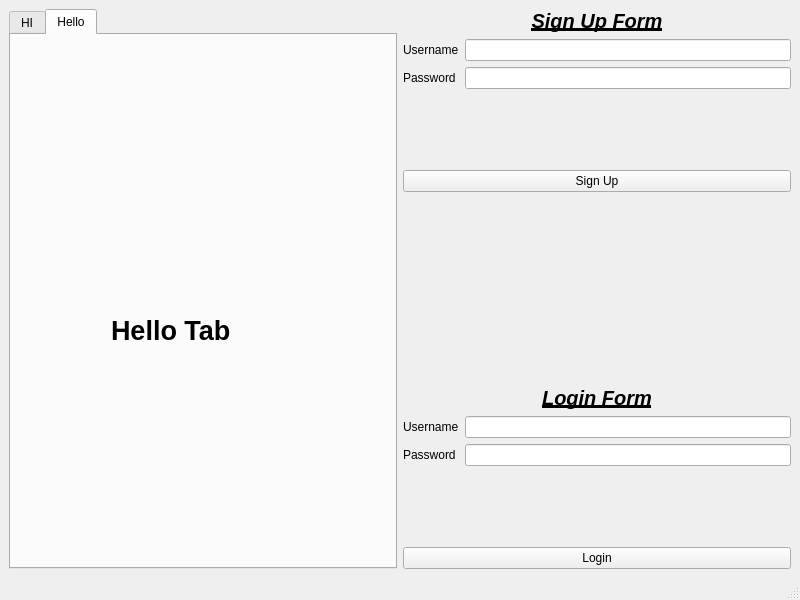
<?xml version="1.0" encoding="UTF-8"?>
<ui version="4.0">
 <class>MainWindow</class>
 <widget class="QMainWindow" name="MainWindow">
  <property name="geometry">
   <rect>
    <x>0</x>
    <y>0</y>
    <width>800</width>
    <height>600</height>
   </rect>
  </property>
  <property name="windowTitle">
   <string>MainWindow</string>
  </property>
  <widget class="QWidget" name="centralwidget">
   <layout class="QGridLayout" name="gridLayout">
    <item row="2" column="2">
     <layout class="QVBoxLayout" name="verticalLayout_3">
      <item>
       <layout class="QFormLayout" name="formLayout_2">
        <item row="1" column="0">
         <widget class="QLabel" name="label_3">
          <property name="text">
           <string>Username</string>
          </property>
         </widget>
        </item>
        <item row="1" column="1">
         <widget class="QLineEdit" name="lineEdit_3"/>
        </item>
        <item row="2" column="0">
         <widget class="QLabel" name="label_4">
          <property name="text">
           <string>Password</string>
          </property>
         </widget>
        </item>
        <item row="2" column="1">
         <widget class="QLineEdit" name="lineEdit_4"/>
        </item>
        <item row="0" column="0" colspan="2">
         <widget class="QLabel" name="label_8">
          <property name="font">
           <font>
            <pointsize>15</pointsize>
            <italic>true</italic>
            <bold>true</bold>
            <underline>true</underline>
           </font>
          </property>
          <property name="text">
           <string>Login Form</string>
          </property>
          <property name="alignment">
           <set>Qt::AlignCenter</set>
          </property>
         </widget>
        </item>
       </layout>
      </item>
      <item>
       <widget class="QPushButton" name="pushButton">
        <property name="text">
         <string>Login</string>
        </property>
       </widget>
      </item>
     </layout>
    </item>
    <item row="1" column="2">
     <spacer name="verticalSpacer">
      <property name="orientation">
       <enum>Qt::Vertical</enum>
      </property>
      <property name="sizeType">
       <enum>QSizePolicy::Preferred</enum>
      </property>
      <property name="sizeHint" stdset="0">
       <size>
        <width>20</width>
        <height>40</height>
       </size>
      </property>
     </spacer>
    </item>
    <item row="0" column="2">
     <layout class="QVBoxLayout" name="verticalLayout">
      <item>
       <layout class="QFormLayout" name="formLayout">
        <item row="1" column="0">
         <widget class="QLabel" name="label">
          <property name="text">
           <string>Username</string>
          </property>
         </widget>
        </item>
        <item row="1" column="1">
         <widget class="QLineEdit" name="lineEdit"/>
        </item>
        <item row="2" column="0">
         <widget class="QLabel" name="label_2">
          <property name="text">
           <string>Password</string>
          </property>
         </widget>
        </item>
        <item row="2" column="1">
         <widget class="QLineEdit" name="lineEdit_2"/>
        </item>
        <item row="0" column="0" colspan="2">
         <widget class="QLabel" name="label_7">
          <property name="font">
           <font>
            <pointsize>15</pointsize>
            <italic>true</italic>
            <bold>true</bold>
            <underline>true</underline>
           </font>
          </property>
          <property name="text">
           <string>Sign Up Form</string>
          </property>
          <property name="alignment">
           <set>Qt::AlignCenter</set>
          </property>
         </widget>
        </item>
       </layout>
      </item>
      <item>
       <widget class="QPushButton" name="pushButton_2">
        <property name="text">
         <string>Sign Up</string>
        </property>
       </widget>
      </item>
     </layout>
    </item>
    <item row="0" column="0" rowspan="3">
     <widget class="QTabWidget" name="tabWidget">
      <property name="sizePolicy">
       <sizepolicy hsizetype="Expanding" vsizetype="Preferred">
        <horstretch>0</horstretch>
        <verstretch>0</verstretch>
       </sizepolicy>
      </property>
      <property name="currentIndex">
       <number>1</number>
      </property>
      <widget class="QWidget" name="tab">
       <attribute name="title">
        <string>HI</string>
       </attribute>
       <widget class="QLabel" name="label_6">
        <property name="geometry">
         <rect>
          <x>70</x>
          <y>130</y>
          <width>201</width>
          <height>81</height>
         </rect>
        </property>
        <property name="font">
         <font>
          <pointsize>20</pointsize>
          <bold>true</bold>
         </font>
        </property>
        <property name="text">
         <string>HI Tab</string>
        </property>
       </widget>
      </widget>
      <widget class="QWidget" name="tab_2">
       <attribute name="title">
        <string>Hello</string>
       </attribute>
       <widget class="QLabel" name="label_5">
        <property name="geometry">
         <rect>
          <x>100</x>
          <y>250</y>
          <width>191</width>
          <height>91</height>
         </rect>
        </property>
        <property name="font">
         <font>
          <pointsize>20</pointsize>
          <bold>true</bold>
         </font>
        </property>
        <property name="text">
         <string>Hello Tab</string>
        </property>
       </widget>
      </widget>
     </widget>
    </item>
   </layout>
  </widget>
  <widget class="QMenuBar" name="menubar">
   <property name="geometry">
    <rect>
     <x>0</x>
     <y>0</y>
     <width>800</width>
     <height>26</height>
    </rect>
   </property>
  </widget>
  <widget class="QStatusBar" name="statusbar"/>
 </widget>
 <resources/>
 <connections/>
</ui>
